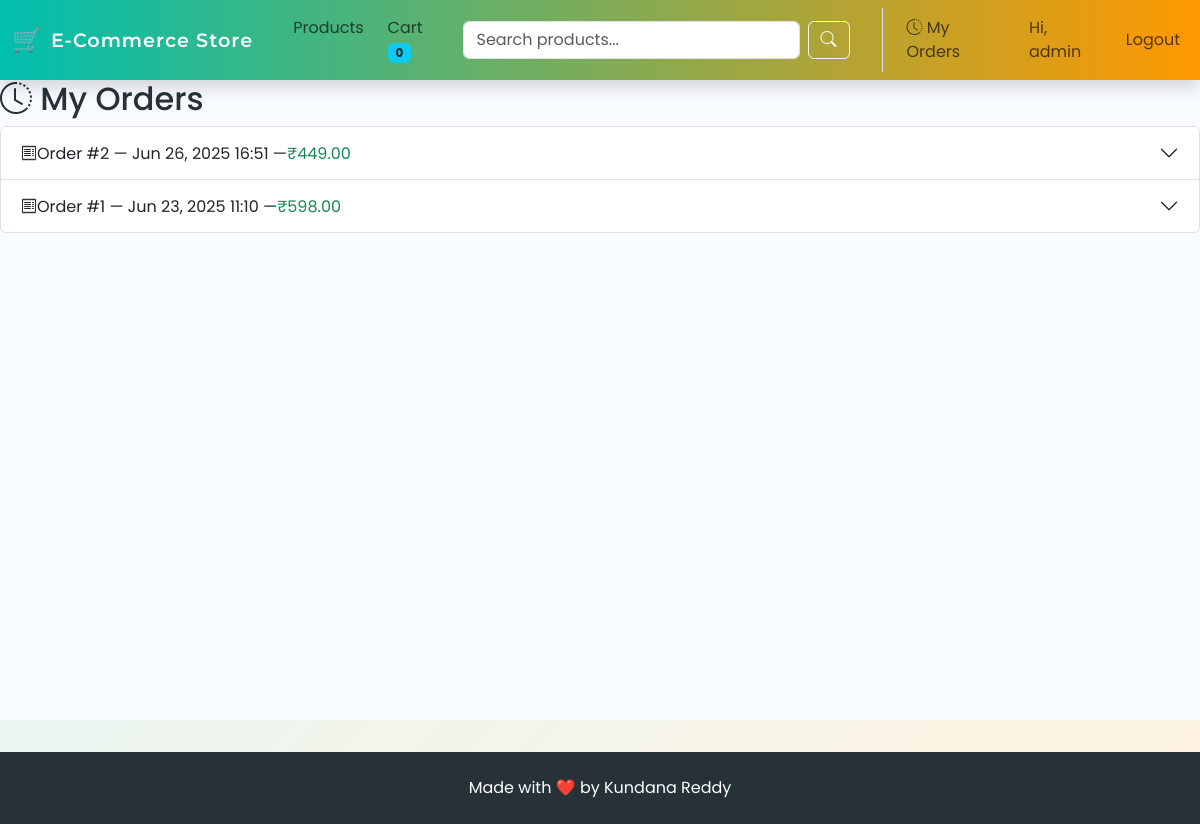
The page /orders/ (signed in) on the database as committed earlier.
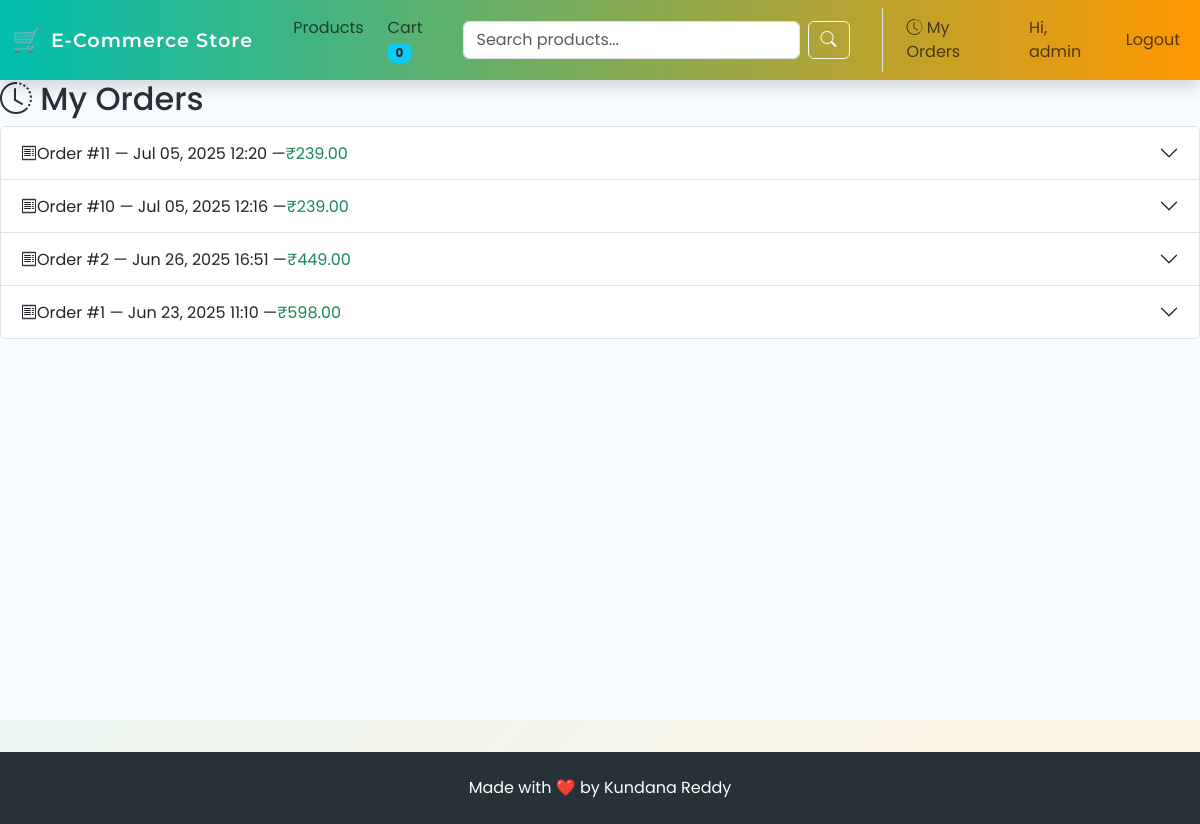
The same page on the database as committed later.
### store/models.py (models this page shows, shortened)
class Order(models.Model):
    user = models.ForeignKey(User, on_delete=models.CASCADE, related_name='orders')
    first_name = models.CharField(max_length=50)
    last_name = models.CharField(max_length=50)
    email = models.EmailField()
    address = models.CharField(max_length=250)
    postal_code = models.CharField(max_length=20)
    city = models.CharField(max_length=100)
    created = models.DateTimeField(auto_now_add=True)
    updated = models.DateTimeField(auto_now=True)
    paid = models.BooleanField(default=False)
    class Meta:
        ordering = ('-created',)
    def get_total_cost(self):
        return sum(item.get_cost() for item in self.items.all())

class OrderItem(models.Model):
    order = models.ForeignKey(Order, related_name='items', on_delete=models.CASCADE)
    product = models.ForeignKey(Product, related_name='order_items', on_delete=models.CASCADE)
    price = models.DecimalField(max_digits=10, decimal_places=2)
    quantity = models.PositiveIntegerField(default=1)
    def get_cost(self):
        return self.price * self.quantity

### store/views.py (the view)
# urls.py: path('orders/', views.order_history, name='order_history'),
@login_required
def order_history(request):
    try:
        orders = Order.objects.filter(user=request.user).order_by('-created')
        return render(request, 'store/order_history.html', {
            'orders': orders,
            'now': timezone.now()
        })
    except Exception as e:
        logger.error(f"Error in order_history view: {e}")
        messages.error(request, "An error occurred while loading your order history.")
        return render(request, 'store/order_history.html', {
            'orders': [],
            'now': timezone.now()
        })

### store/templates/store/order_history.html (shortened to what this page needs)
{% extends 'store/base.html' %}
{% block content %}
<h2><i class="bi bi-clock-history"></i> My Orders</h2>
{% if orders %}
    <div class="accordion" id="ordersAccordion">
        {% for order in orders %}
        <div class="accordion-item">
            <h2 class="accordion-header" id="heading{{ order.id }}">
                <button class="accordion-button collapsed" type="button" data-bs-toggle="collapse" data-bs-target="#collapse{{ order.id }}" aria-expanded="false" aria-controls="collapse{{ order.id }}">
                    <i class="bi bi-receipt"></i> Order #{{ order.id }} &mdash; {{ order.created|date:"M d, Y H:i" }} &mdash; <span class="text-success">₹{{ order.get_total_cost }}</span>
                </button>
            </h2>
        </div>
        {% endfor %}
    </div>
{% else %}
    <div class="alert alert-info mt-4"><i class="bi bi-info-circle"></i> You have not placed any orders yet.</div>
{% endif %}
{% endblock %}

### store/templates/store/base.html (shortened to what this page needs)
{% load static %}
<!DOCTYPE html>
<html lang="en">
<head>
    <link href="https://cdn.jsdelivr.net/npm/bootstrap@5.3.0/dist/css/bootstrap.min.css" rel="stylesheet">
    <link rel="stylesheet" href="{% static 'store/style.css' %}">
    <link rel="stylesheet" href="https://cdn.jsdelivr.net/npm/bootstrap-icons@1.11.3/font/bootstrap-icons.min.css">
</head>
<body>
<nav class="navbar navbar-expand-lg sticky-top shadow">
    <div class="container-fluid">
        <a class="navbar-brand d-flex align-items-center" href="/">
            <span style="font-size: 1.5rem;">🛒</span>
            <span class="ms-2" style="font-size: 1.2rem; font-weight: 600;">E-Commerce Store</span>
        </a>
        <div class="collapse navbar-collapse" id="navbarNav">
            <ul class="navbar-nav me-auto mb-2 mb-lg-0 ms-3">
                <li class="nav-item me-2"><a class="nav-link {% if request.path == '/products/' %}active{% endif %}" href="/products/">Products</a></li>
                <li class="nav-item me-2"><a class="nav-link {% if request.path == '/cart/' %}active{% endif %}" href="/cart/">Cart <span class="badge bg-info text-dark" id="cart-badge">{% if request.session.cart %}{{ request.session.cart|length }}{% else %}0{% endif %}</span></a></li>
            </ul>
            <form class="d-flex me-3" role="search" action="/products/" method="get">
                <input class="form-control me-2" type="search" placeholder="Search products..." aria-label="Search" name="q" value="{{ query|default:'' }}">
                <button class="btn btn-outline-light" type="submit"><i class="bi bi-search"></i></button>
            </form>
            <ul class="navbar-nav align-items-center ms-3 ps-3 border-start">
                {% if user.is_authenticated %}
                    <li class="nav-item me-2"><a class="nav-link" href="/orders/"><i class="bi bi-clock-history"></i> My Orders</a></li>
                    <li class="nav-item me-2"><a class="nav-link" href="#">Hi, {{ user.username }}</a></li>
                    <li class="nav-item"><a class="nav-link" href="/logout/">Logout</a></li>
                {% else %}
                    <li class="nav-item me-2"><a class="nav-link {% if request.path == '/login/' %}active{% endif %}" href="/login/">Login</a></li>
                    <li class="nav-item"><a class="nav-link {% if request.path == '/register/' %}active{% endif %}" href="/register/">Register</a></li>
                {% endif %}
            </ul>
        </div>
    </div>
</nav>
<div class="container-fluid p-0" style="min-height: 80vh; background: #f8fbff;">
    {% block content %}{% endblock %}
</div>
<footer class="footer text-center">
    <div class="container">
        <span>Made with <span style="color: #e25555;">&#10084;&#65039;</span> by Kundana Reddy</span>
    </div>
</footer>
</body>
</html>

### store/static/store/style.css (style rules this page uses)
body { font-family: 'Poppins', 'Montserrat', Arial, sans-serif; background: linear-gradient(135deg, #f5f7fa 0%, #c3cfe2 100%); color: #263238; }
.navbar { background: linear-gradient(90deg, #0f2027 0%, #2c5364 100%); box-shadow: 0 2px 8px rgba(0,0,0,0.05); }
.navbar-brand { font-family: 'Montserrat', 'Poppins', Arial, sans-serif; font-weight: 700; font-size: 2rem; color: #fff !important; letter-spacing: 1px; }
.footer { background: #2c5364; color: #fff; padding: 1.5rem 0; margin-top: 2rem; }

### store/templates/store/base.html (style rules this page uses)
body { font-family: 'Poppins', 'Montserrat', Arial, sans-serif; background: linear-gradient(135deg, #e0f7fa 0%, #fff3e0 100%); }
.navbar { background: linear-gradient(90deg, #00bfae 0%, #ff9800 100%); }
.navbar-brand { font-family: 'Montserrat', 'Poppins', Arial, sans-serif; font-weight: 700; font-size: 2rem; color: #fff !important; letter-spacing: 1px; }
.footer { background: #263238; color: #fff; padding: 1.5rem 0; margin-top: 2rem; }

Rows that differ between the two databases and show on the page:
added Order: id "11", created "Jul 05, 2025 12:20", get_total_cost "239.00"
added Order: id "10", created "Jul 05, 2025 12:16", get_total_cost "239.00"
